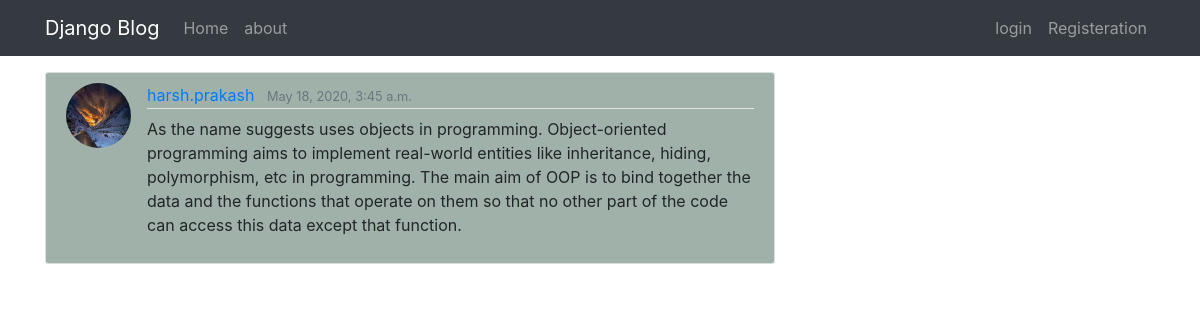
/detail/6/, run on the app's committed database.
### blogs/models.py (models this page shows, shortened)
class Post(models.Model):
    title = models.CharField(max_length=100)
    content = models.TextField()
    date_posted = models.DateTimeField(default=timezone.now)
    author = models.ForeignKey(User,on_delete = models.CASCADE)

### users/models.py (models this page shows, shortened)
class profile(models.Model):
    user = models.OneToOneField(User,on_delete=models.CASCADE)
    image = models.ImageField(default="default.jpg",upload_to='profile_pics')

### blogs/views.py (the view)
# urls.py: path('detail/<int:pk>/',PostDetailView.as_view(),name="detail"),
class PostDetailView(DetailView):
    model = Post
    template_name="blogs/detail.html"

### blogs/templates/blogs/detail.html (shortened to what this page needs)
{% extends "blogs/base.html" %}
{% block body %}
<article class="media content-section">
    <img class="rounded-circle article-img" src="{{ object.author.profile.image.url}}">
    <div class="media-body">
        <div class="article-metadata">
            <a class="mr-2" href="{% url  'user-post'  object.author.username %}">{{object.author}}</a>
            <small class="text-muted">{{object.date_posted}}</small>
        </div>
        <p class="article-content">{{object.content}}</p>
    </div>
{% endblock %}

### blogs/static/blogs/style.css (style rules this page uses)
body { background: #bd1212; color: #ca3232; margin-top: 5rem; }
.content-section { margin-top: 1rem; background: #a0b1a9; padding: 10px 20px; border: 1px solid #dddddd; border-radius: 3px; margin-bottom: 20px; }
.article-content { white-space: pre-line; }
.article-img { height: 65px; width: 65px; margin-right: 16px; }
.article-metadata { padding-bottom: 1px; margin-bottom: 4px; border-bottom: 1px solid #e3e3e3 }

### data on the page
Post: author.profile.image (placeholder picture), author "harsh.prakash", date_posted "May 18, 2020, 3:45 a.m.", content "As the name suggests uses objects in programming. Object-oriented programming aims to implement real-world entities like inheritance, hiding, polymorphism, etc in programming. The main aim of OOP is to bind together the data and the functions that operate on them so that no other part of the code can access this data except that function."
